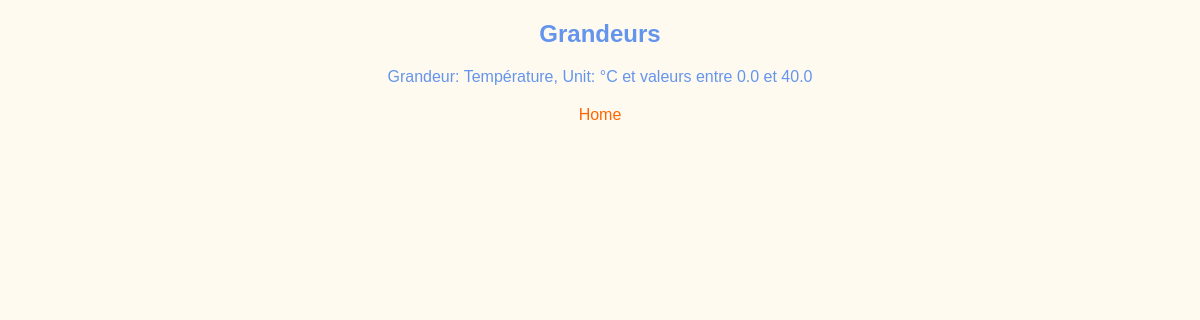
Page /grandeurs/grandeurs on the earlier database version.
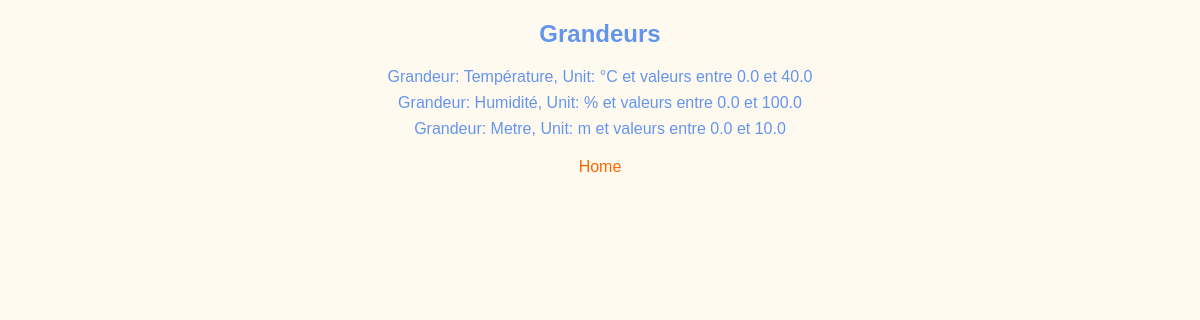
Same page on the later database version.
### grandeurs/models/grandeur.py (models this page shows)
class Grandeur(models.Model):
    nom = models.CharField(max_length = 50)
    unite = models.CharField(max_length = 30)
    valeurMin = models.FloatField()
    valeurMax = models.FloatField()
    def __str__(self) :
        return f'Grandeur: { self.nom }, Unit: {self.unite} et valeurs entre {self.valeurMin} et {self.valeurMax}'

### grandeurs/views.py (the view)
# urls.py: path('grandeurs', views.grandeur_list, name="grandeurs"),
def grandeur_list(request):
    return render(request, "grandeurs/grandeur_list.html", {"grandeurs": Grandeur.objects.all() })

### grandeurs/templates/grandeurs/grandeur_list.html (shortened to what this page needs)
{% extends "base.html" %}
{% block content %}
    <h2> Grandeurs </h2>
    <ul>
        {% for grandeur in grandeurs %}
        <li>
            {{grandeur}}
        </li>
        {% endfor %}
    </ul>
    <a href="{% url 'home'%}"> Home </a>
{% endblock %}

### website/templates/base.html (shortened to what this page needs)
{% load static %}
<!DOCTYPE html>
<html lang="en">
<head>
    <link rel="stylesheet"
        href="{% static 'style.css' %}">
    <link rel="stylesheet"
        href="{% static 'new.css' %}">
</head>
<body>
    {% block content %}
    {% endblock %}
</body>
</html>

### website/static/style.css (style rules this page uses)
body { font-family: sans-serif; color: cornflowerblue; background-color: floralwhite; text-align: center; }
ul { list-style: none; padding: 0; }
ul li { margin-bottom: 8px; }
a { display: block; margin-top: 20px; text-decoration: none; color: #ff6600; }

Differences in the rows shown:
added Grandeur: nom+unite+valeurMin "Grandeur: Humidité, Unit: % et valeurs entre 0.0 et 100.0"
added Grandeur: nom+unite+valeurMin "Grandeur: Metre, Unit: m et valeurs entre 0.0 et 10.0"
